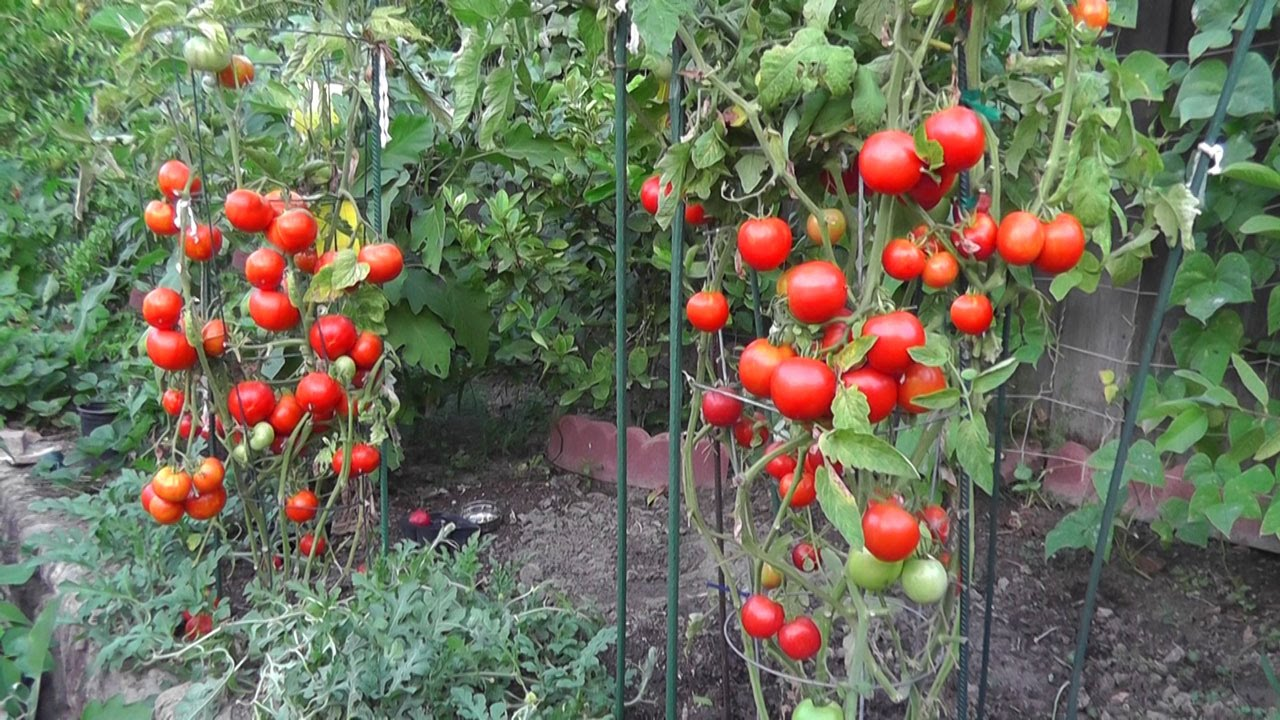
#> input picture Digital Image Processing/OpenCV/gallery/tomato.jpg, 1280 x 720 px, found by its file name
$ python binaryThresholding.py
#> lines starting #> are read from the running program, lines starting #| are printed output that depends on the picture; after the words box and inside, x2 and y2 are one past the last pixel; in counts of white or black regions, pixels touching at a corner belong together
import cv2
import numpy as np


logoImg = cv2.imread("../../gallery/tomato.jpg", cv2.IMREAD_GRAYSCALE)
#> logoImg: shape (720, 1280); min 0, max 255, mean 110.5
# [11 lines of commented-out code are left out]


_, binary = cv2.threshold(logoImg, 125, 255, cv2.THRESH_BINARY)
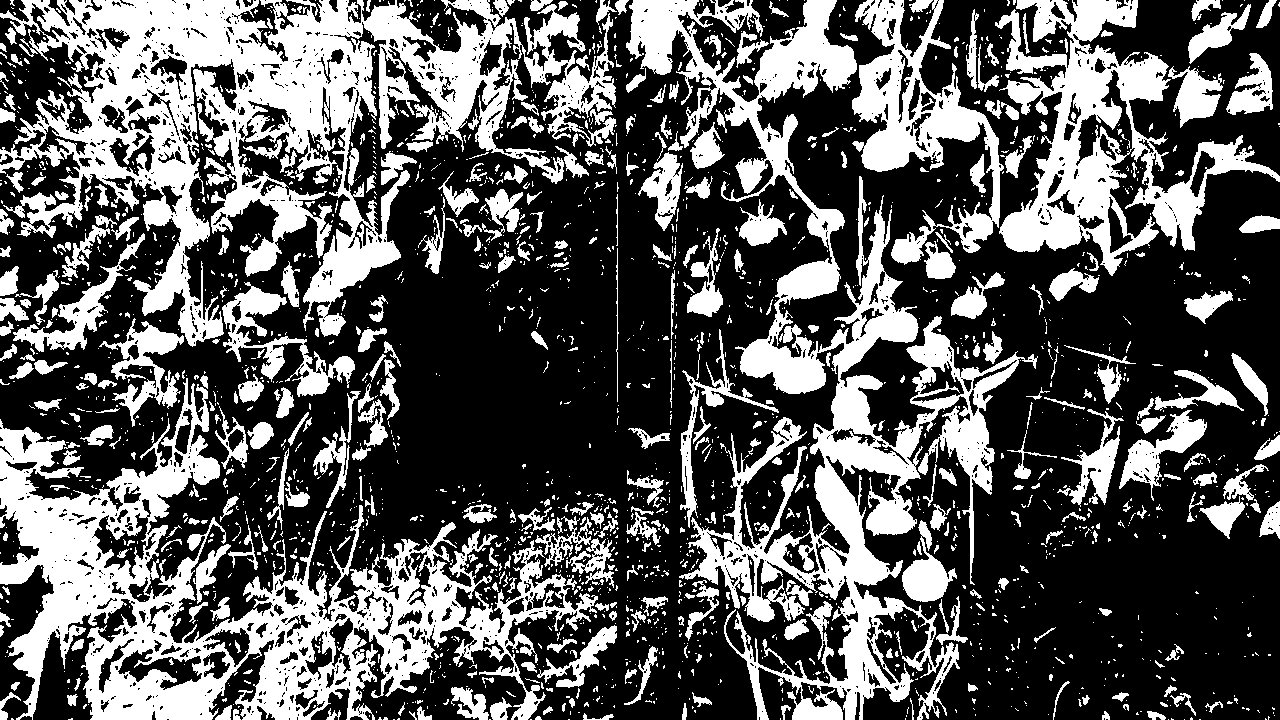
#> binary: shape (720, 1280); 35.3% white; 2277 white regions (1843 under 20 px), largest, box (x1, y1, x2, y2) and area: (0, 0, 616, 347) 75023, (626, 0, 1038, 720) 62683, (0, 378, 598, 720) 59560
_, binaryInv = cv2.threshold(logoImg, 125, 255, cv2.THRESH_BINARY_INV)
_, trunc = cv2.threshold(logoImg, 125, 255, cv2.THRESH_TRUNC)
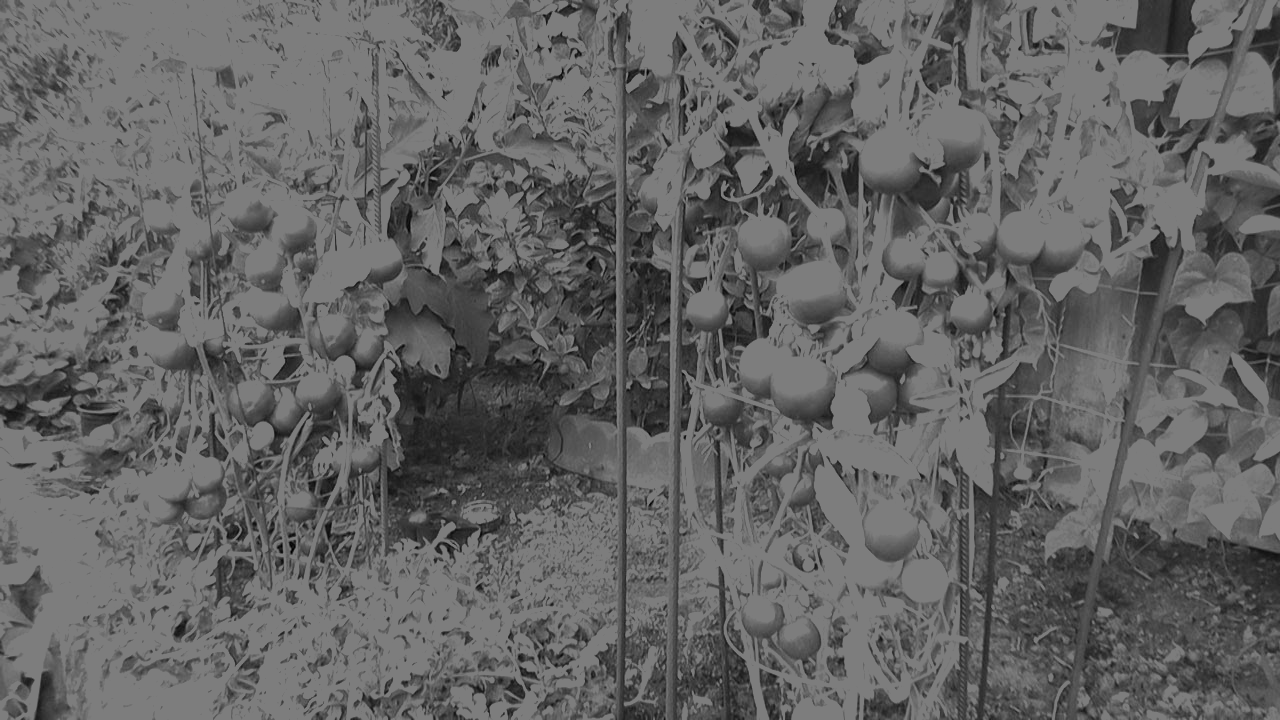
#> trunc: shape (720, 1280); min 0, max 125, mean 99.3
_, tozero = cv2.threshold(logoImg, 125, 255, cv2.THRESH_TOZERO)
_, tozeroInv = cv2.threshold(logoImg, 125, 255, cv2.THRESH_TOZERO_INV)
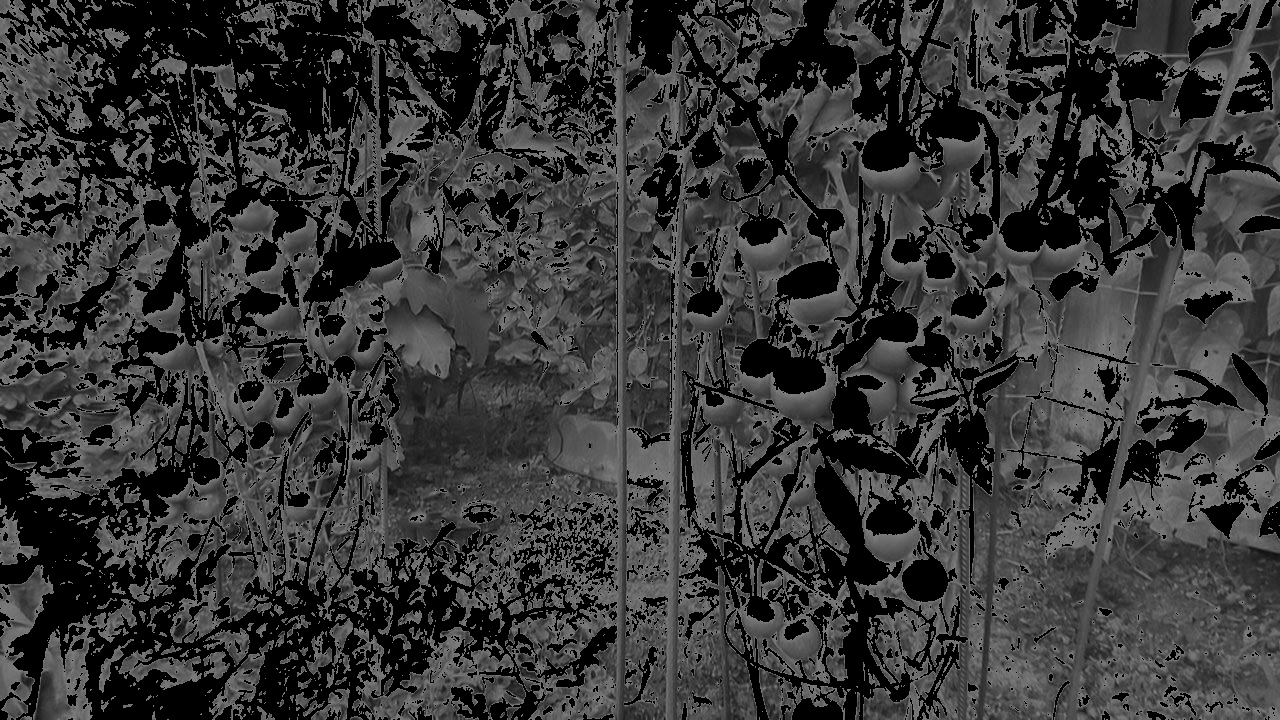
#> tozeroInv: shape (720, 1280); min 0, max 125, mean 55.1
_, otsu = cv2.threshold(logoImg, 0, 255, cv2.THRESH_BINARY+cv2.THRESH_OTSU)
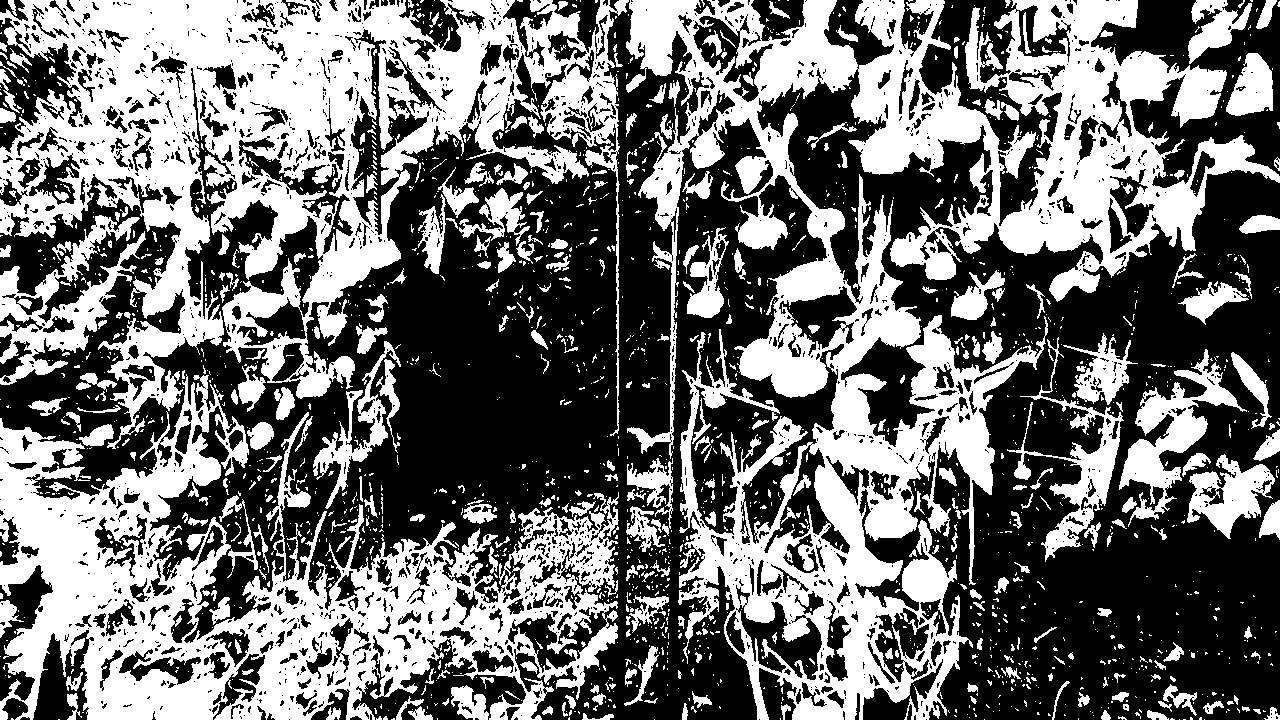
#> otsu: shape (720, 1280); 44.1% white; 2096 white regions (1746 under 20 px), largest, box (x1, y1, x2, y2) and area: (626, 0, 1280, 720) 141373, (0, 0, 629, 449) 104103, (0, 374, 619, 720) 81527


cv2.imshow("grayScale", logoImg)
cv2.imshow("BINARY", binary)
cv2.imshow("BINARY-INV", binaryInv)
cv2.imshow("TRUNC", trunc)
cv2.imshow("TOZERO", tozero)
cv2.imshow("TOZERO-INV", tozeroInv)
cv2.imshow("OTSU", otsu)
cv2.waitKey(0)

cv2.destroyAllWindows()
